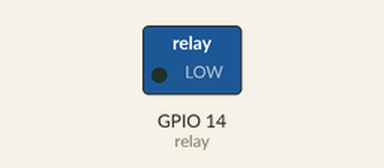
The program below on a simulated Raspberry Pi (BCM pin numbers). Parts: switched loads named in the program (green lamp = pin HIGH). At 20.0 s the program stops and its outputs stay as they are.

Above: at 2.5 s.
At 7.5 s:
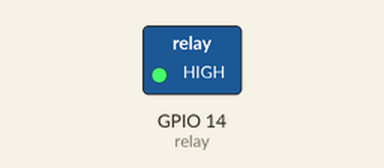
Timing chart, 0 to 13.0 s (numbered marks = the images above):
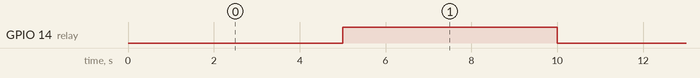

Measured:
- by itself, GPIO 14 (relay): alternates HIGH for 5.0 s and LOW for 5.0 s

The program:

relay_test.py
```python
import time
from gpiozero import InputDevice, OutputDevice

relay = OutputDevice(14)


def water_for_x_seconds(duration):
    relay.on()
    time.sleep(5)
    relay.off()


time.sleep(5)
water_for_x_seconds(5)
time.sleep(5)
water_for_x_seconds(5)
```
